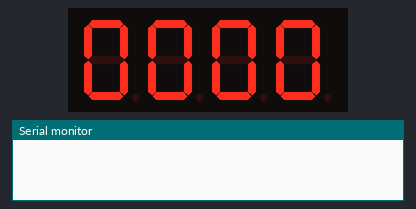
Recording of a sketch running on a simulated Arduino Uno, built with avr-gcc and run on an emulated ATmega328P. Parts: 4-digit seven-segment display, the last lines printed to the serial monitor. Wiring (inferred from the names in the program): 4-digit 7-segment display, segments lit when HIGH: segments pin 12, pin 8, pin 5, pin 3, pin 2, pin 11, pin 6, pin 4; digit selects pin 13, pin 10, pin 9, pin 7. Random numbers use the default seed unless the sketch sets one; the segment pins are drawn as the display they are named for.

Above: at 0.1 s.
At 4.2 s:
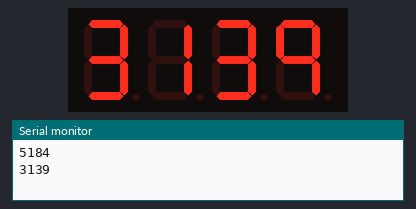
At 8.2 s:
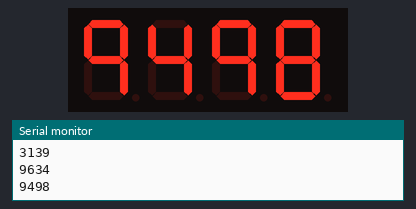
At 18.3 s:
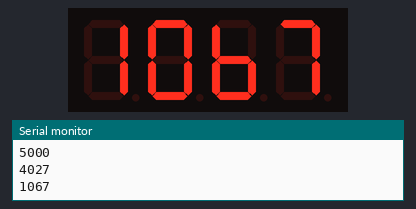
At 28.4 s:
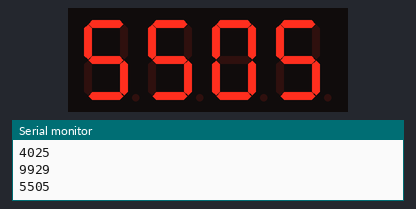
At 38.5 s:
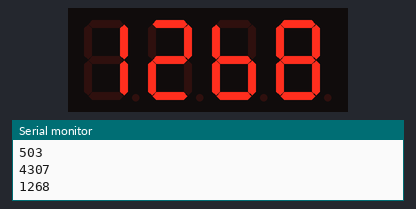

Measured:
- what the display in image 0 shows lasts 2.1 s, from 0.0 s to 2.1 s

The sketch:

FourDigitsSevenSegmentDisplay.ino
```cpp
//每2秒在四位數七段顯示器顯示一個四位數隨機值
//Pin腳排列
//7段顯示器編號：  1 2 3 4 5  6  7   8  9  10  11  12
//代表：         E D d C G  D4  B  D3 D2  F   A   D1
//Arduino腳位：   2 3 4 5 6 7   8  9  10  11  12  13
//Author: Bruce Chiu
//Date:2019-07-21
int selectPins[] = {13, 10, 9, 7}; //D1,D2,D3,D4
//int selectPins[] = {11,10,9,8}; //D1,D2,D3,D4
int ledPins[] = {12, 8, 5, 3, 2, 11, 6, 4}; //ABCDEFGdp
byte digits[10] = {
  //ABCDEFGDp
  B11111100,//數字0
  B01100000,//數字1
  B11011010,//數字2
  B11110010,//數字3
  B01100110,//數字4
  B10110110,//數字5
  B00111110,//數字6
  B11100000,//數字7
  B11111110,//數字8
  B11100110,//數字9
};


void setup() {
  // put your setup code here, to run once:
  Serial.begin(115200);
  for (int i = 0; i < 4; i++) {
    pinMode(selectPins[i], OUTPUT);
  }
  for (int i = 0; i < 8; i++) {
    pinMode(ledPins[i], OUTPUT);
  }
  randomSeed(analogRead(A0));
}

void loop() {
  static unsigned long lastTime = 0;
  static int randomValue=0;
  if(millis() - lastTime > 2000) {
    randomValue=random(0,10000);
    Serial.println(randomValue);
    lastTime=millis();
  }
  setNumber(randomValue);

}

void setNumber(int num) {
  //取個位數unit
  int unit = num % 10;
  //取10位數 tens
  int tens = num % 100 / 10;
  //取百位數 hundreds
  int hundreds = num % 1000 / 100;
  //取千位數 thousands
  int thousands = num / 1000;
  setDigit(unit, 3); //設定D4
  delay(5);
  //Serial.print(unit);
  setDigit(tens, 2); //設定D3
  delay(5);
  //Serial.print(tens);
  setDigit(hundreds, 1); //設定D2
  delay(5);
  // Serial.print(hundreds);
  setDigit(thousands, 0); //設定D1
  delay(5);
  // Serial.println(thousands);
}

void setDigit(int digit, int position) {
  bool ledState;
  for (int i = 0; i < 4; i++) {
    if(i==position){
      digitalWrite(selectPins[position], LOW);
    }
    else{
      digitalWrite(selectPins[i], HIGH);
    }

  }
  for (int i = 0; i < 8; i++) {
    ledState = bitRead(digits[digit], i);
    digitalWrite(ledPins[7 - i], ledState);
  }
}
```
